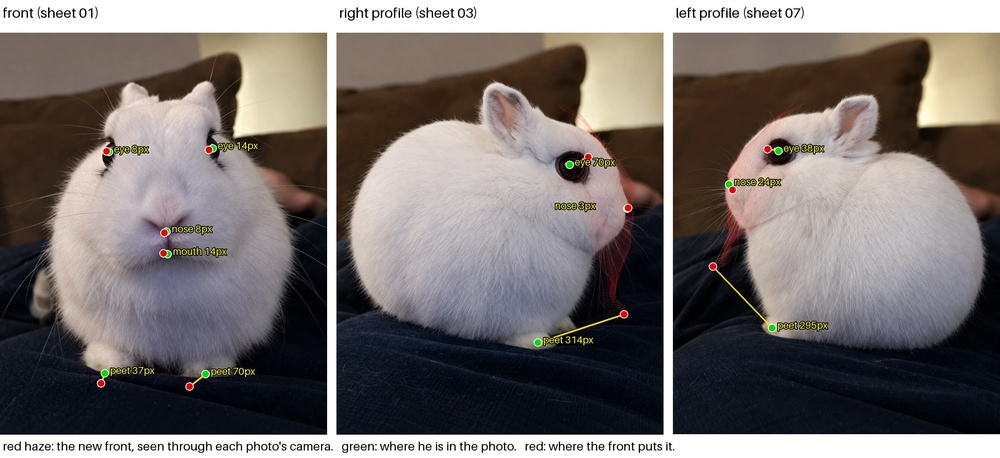
#> input picture checkpoints/cp6/front_vs_photos.jpg, 1000 x 458 px, shrunk from 2140 x 981 before the run
$ python -i detect_face.py   (imports and definitions only)
#> lines starting #> are read from the running program, lines starting #| are printed output that depends on the picture; after the words box and inside, x2 and y2 are one past the last pixel; in counts of white or black regions, pixels touching at a corner belong together
"""Detect Prince's face features in a white-background reference.

  eyes       the darkest blobs in the upper face (eyeball core, below the
             lashes): centroid, plus top/bottom of the dark region
  nose       the pink V: its lowest point (the V's tip) and its two upper
             ends (nostril tops), where visible
  mouth      the darkest point a little below the V's tip (the split)

Every detection is drawn on an overlay so it can be checked by eye.
"""
import json
import sys
from pathlib import Path

import cv2
import numpy as np
from PIL import Image

ROOT = Path(__file__).resolve().parents[1]


def detect(path):
#> called with path = '../checkpoints/cp6/front_vs_photos.jpg'
    rgb = np.asarray(Image.open(path).convert("RGB")).astype(np.float32)
    lum = rgb.mean(2)
    h, w = lum.shape
#> h = 458; w = 1000
    out = {}
    # eyes: dark cores in the upper 45% of the image
    dark = (lum < 55).astype(np.uint8)
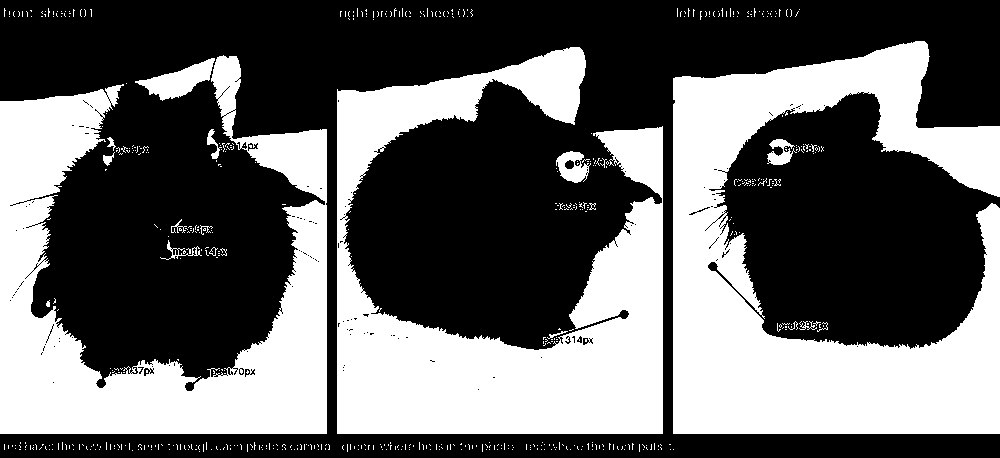
#> dark: shape (458, 1000); values 0 (black) and 1 (white), 39.9% white; 596 white regions (576 under 20 px), largest, box (x1, y1, x2, y2) and area: (673, 41, 1000, 434) 66402, (337, 47, 663, 434) 59161, (0, 55, 327, 434) 51662
    dark[int(0.45 * h):] = 0
#> dark: shape (458, 1000); values 0 (black) and 1 (white), 12.5% white; 258 white regions (247 under 20 px), largest, box (x1, y1, x2, y2) and area: (673, 41, 1000, 206) 23218, (337, 47, 586, 206) 12728, (0, 84, 124, 206) 9237
    dark = cv2.morphologyEx(dark, cv2.MORPH_OPEN, np.ones((5, 5), np.uint8))
#> dark: shape (458, 1000); values 0 (black) and 1 (white), 12% white; 16 white regions, largest, box (x1, y1, x2, y2) and area: (673, 41, 1000, 206) 22956, (337, 47, 586, 206) 12551, (0, 86, 120, 206) 8810
    n, lab, st, cen = cv2.connectedComponentsWithStats(dark, 8)
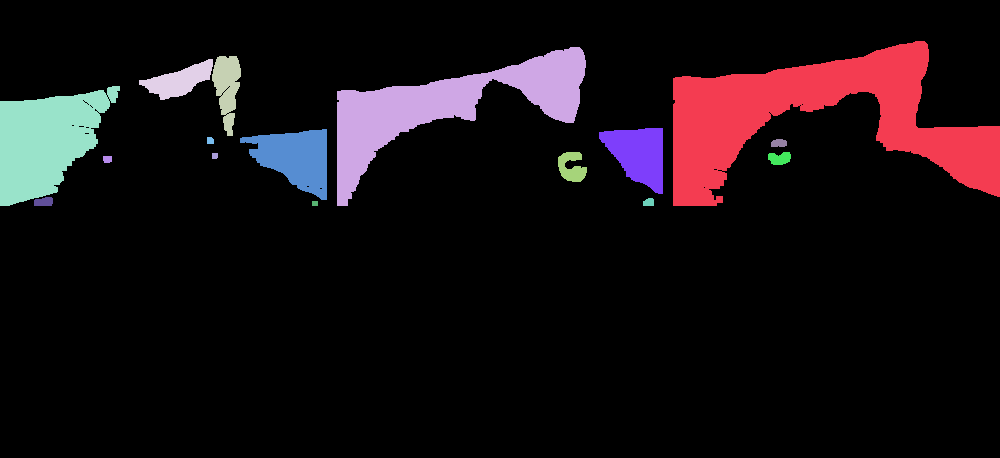
#> lab: shape (458, 1000) int32; 17 distinct labels, from 0 to 16; one colour per label, 0 black
#> n = 17; st = 17 rows, first 6: [0, 0, 1000, 458, 403115], [673, 41, 327, 165, 22956], [337, 47, 249, 159, 12551], [212, 56, 29, 80, 1430], [139, 59, 74, 41, 1457], [0, 86, 120, 120, 8810]; cen = 17 rows, first 8: [495.9, 242.9], [818, 118.1], [445.3, 106.9], [226.7, 87.22], [178.5, 80.32], [45.57, 140.7], [295, 157.6], [638.2, 153.9]
    blobs = sorted([i for i in range(1, n) if st[i, 4] > 150], key=lambda i: -st[i, 4])[:2]
#> blobs = [1, 2]
    eyes = []
    for i in blobs:
        ys, xs = np.nonzero(lab == i)
        eyes.append({"centre": [float(xs.mean()), float(ys.mean())], "top": [float(xs[ys.argmin()]), float(ys.min())],
                     "bottom": [float(xs[ys.argmax()]), float(ys.max())], "area": int(st[i, 4]),
                     "box": [int(xs.min()), int(ys.min()), int(xs.max()), int(ys.max())]})
#> this loop made 2 passes
#> after the loop, eyes = 2 items
    out["eyes_by_x"] = sorted(eyes, key=lambda e: e["centre"][0])
    # nose: pink, in the middle band
    r, g, b = rgb[..., 0], rgb[..., 1], rgb[..., 2]
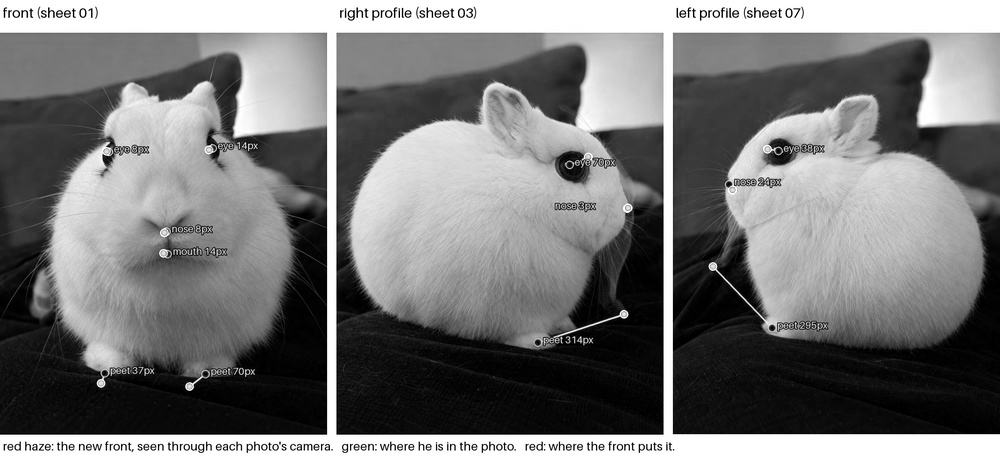
#> r: shape (458, 1000) float32; min 0, max 255, mean 118.9
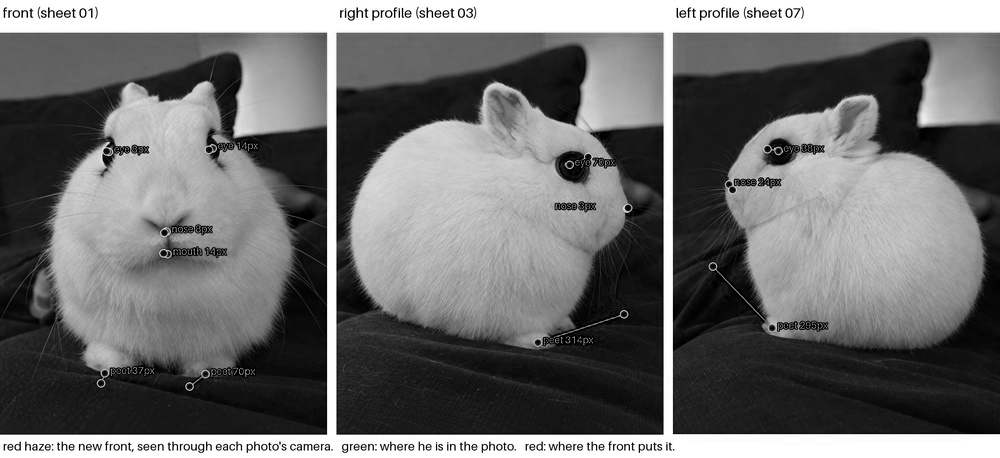
#> b: shape (458, 1000) float32; min 0, max 255, mean 110.7
    pink = ((r - g > 14) & (b - g > 0) & (r > 110)).astype(np.uint8)
#> pink: shape (458, 1000); values 0 (black) and 1 (white), 0.89% white; 80 white regions (60 under 20 px), largest, box (x1, y1, x2, y2) and area: (584, 192, 625, 251) 1276, (146, 192, 184, 241) 983, (488, 96, 505, 136) 350
    pink[: int(0.35 * h)] = 0
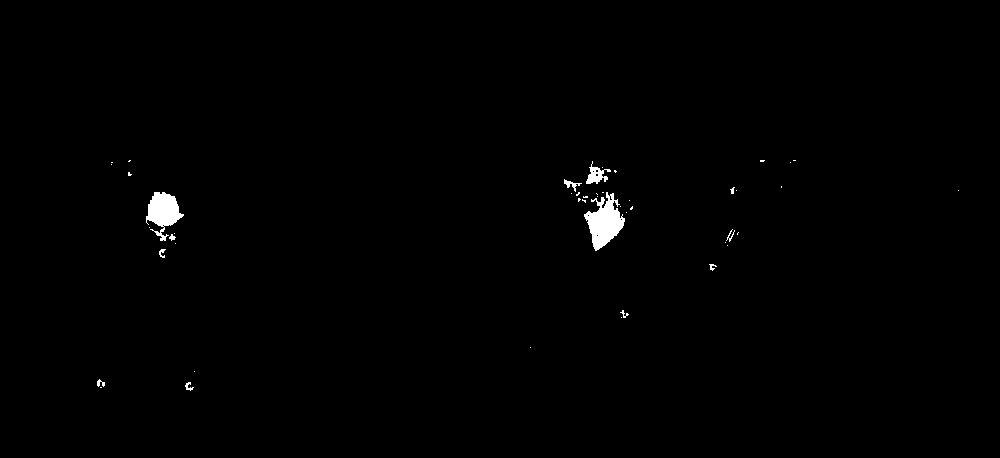
#> pink: shape (458, 1000); values 0 (black) and 1 (white), 0.64% white; 46 white regions (34 under 20 px), largest, box (x1, y1, x2, y2) and area: (584, 192, 625, 251) 1276, (146, 192, 184, 241) 983, (586, 161, 611, 184) 242
    pink[int(0.75 * h):] = 0
    pink = cv2.morphologyEx(pink, cv2.MORPH_OPEN, np.ones((3, 3), np.uint8))
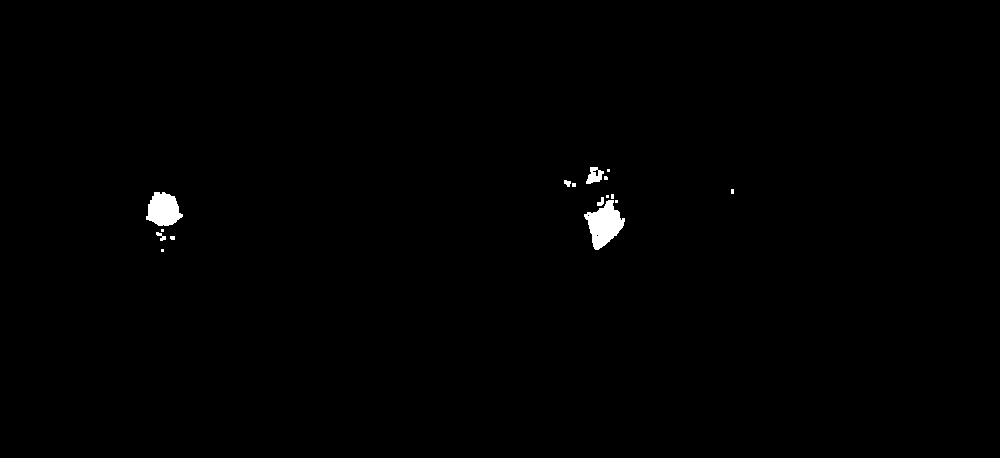
#> pink: shape (458, 1000); values 0 (black) and 1 (white), 0.54% white; 16 white regions (10 under 20 px), largest, box (x1, y1, x2, y2) and area: (584, 200, 625, 250) 1136, (146, 192, 183, 226) 893, (586, 167, 604, 184) 183, (156, 232, 166, 241) 43, (597, 197, 604, 206) 40, (564, 180, 571, 187) 34
    n, lab, st, cen = cv2.connectedComponentsWithStats(pink, 8)
#> lab: shape (458, 1000) int32; 17 distinct labels, from 0 to 16
#> st = 17 rows, first 6: [0, 0, 1000, 458, 455546], [586, 167, 18, 17, 183], [607, 169, 3, 3, 9], [604, 176, 4, 4, 15], [564, 180, 7, 7, 34], [572, 183, 4, 4, 16]; cen = 17 rows, first 8: [499.9, 228.6], [594.1, 175.4], [608, 170], [605.4, 177.6], [567.1, 182.7], [573.5, 184.5], [732, 191], [163.1, 209.4]
    if n > 1:
        i = 1 + int(np.argmax(st[1:, 4]))
#> i = 11
        ys, xs = np.nonzero(lab == i)
#> ys = 1136 values from 200 to 249; xs = 1136 values, max 624 at index 381, min 584 at index 201, mean 604
        tip = [float(xs[ys.argmax()]), float(ys.max())]
#> tip = [595, 249]
        out["nose_tip"] = tip
        top_l = np.argmin(xs + 0.5 * ys)
#> top_l = 201
        top_r = np.argmax(xs - 0.5 * ys)
#> top_r = 381
        out["nostril_ends_by_x"] = [[float(xs[top_l]), float(ys[top_l])], [float(xs[top_r]), float(ys[top_r])]]
        out["nose_box"] = [int(xs.min()), int(ys.min()), int(xs.max()), int(ys.max())]
        # mouth split: darkest point in a window below the tip
        x0, y0 = int(tip[0]), int(tip[1])
#> x0 = 595; y0 = 249
        win = lum[y0 + 15: y0 + 110, max(0, x0 - 40): x0 + 40]
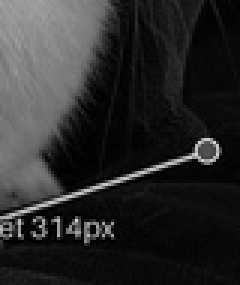
#> win: shape (95, 80) float32 (shown 3 times larger); min 0, max 215.7, mean 42.7
        if win.size:
            yy, xx = np.unravel_index(np.argmin(cv2.GaussianBlur(win, (9, 9), 0)), win.shape)
#> yy = 54; xx = 28
            out["mouth_split"] = [float(max(0, x0 - 40) + xx), float(y0 + 15 + yy)]
    return out


def overlay(path, det, dst):
    img = cv2.cvtColor(np.asarray(Image.open(path).convert("RGB")), cv2.COLOR_RGB2BGR)
    for e in det["eyes_by_x"]:
        x0, y0, x1, y1 = e["box"]
        cv2.rectangle(img, (x0, y0), (x1, y1), (255, 0, 255), 2)
        cv2.circle(img, tuple(int(v) for v in e["centre"]), 5, (255, 0, 255), -1)
    for k, col in (("nose_tip", (0, 0, 255)), ("mouth_split", (255, 120, 0))):
        if k in det:
            cv2.circle(img, tuple(int(v) for v in det[k]), 6, col, -1)
    for p in det.get("nostril_ends_by_x", []):
        cv2.circle(img, tuple(int(v) for v in p), 6, (0, 160, 0), -1)
    cv2.imwrite(str(dst), img)


# [10 lines not run here, left out]

>>> result = detect('../checkpoints/cp6/front_vs_photos.jpg')
#> result = 5 items
